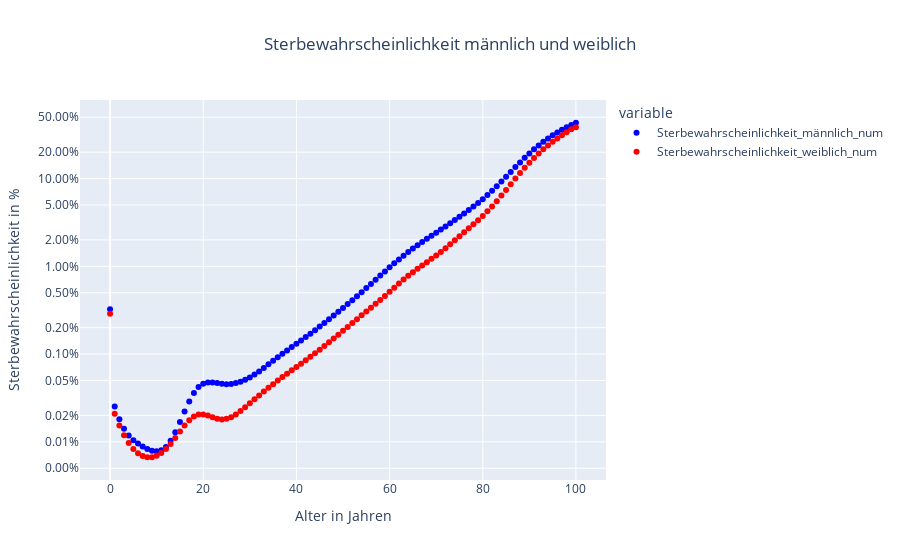

Notebook cell for this chart:
### Markdown cell above
### beide Geschlechter, logarithmische Skala

### Code cell
# Daten der y-Achse mit 100 multiplizieren und als Prozent formatieren
# Numerische Werte für den Plot
df['Sterbewahrscheinlichkeit_männlich_num'] = df['Sterbewahrscheinlichkeit [q(x)] männlich Ziffer']
df['Sterbewahrscheinlichkeit_weiblich_num'] = df['Sterbewahrscheinlichkeit [q(x)] weiblich Ziffer']

# Formatierte Werte für die Anzeige
df['Sterbewahrscheinlichkeit_männlich'] = df['Sterbewahrscheinlichkeit_männlich_num'].map('{:.2f}%'.format)
df['Sterbewahrscheinlichkeit_weiblich'] = df['Sterbewahrscheinlichkeit_weiblich_num'].map('{:.2f}%'.format)

# Plot erstellen
fig = px.scatter(df,
                 x='Alter in Jahren',
                 y=['Sterbewahrscheinlichkeit_männlich_num', 'Sterbewahrscheinlichkeit_weiblich_num'],
                 title='Sterbewahrscheinlichkeit männlich und weiblich',
                 color_discrete_map={'Sterbewahrscheinlichkeit_männlich_num': 'blue', 'Sterbewahrscheinlichkeit_weiblich_num': 'red'},
                 log_y=True  # Hier wird die logarithmische Skala aktiviert
)

fig.update_layout(
    title_x=0.5,
    xaxis_title="Alter in Jahren",
    yaxis_title="Sterbewahrscheinlichkeit in %",
    yaxis_tickformat='.2%'
)

fig.show()

### Figure 1 — Plotly figure (JSON) as saved in the notebook; plotly's stock layout.template omitted (floating-point values rounded to 4 significant figures)
{"data": [{"hovertemplate": "variable=Sterbewahrscheinlichkeit_männlich_num<br>Alter in Jahren=%{x}<br>value=%{y}<extra></extra>", "legendgroup": "Sterbewahrscheinlichkeit_männlich_num", "marker": {"color": "blue", "symbol": "circle"}, "mode": "markers", "name": "Sterbewahrscheinlichkeit_männlich_num", "orientation": "v", "showlegend": true, "type": "scatter", "x": [0, 1, 2, 3, 4, 5, 6, 7, 8, 9, 10, 11, 12, 13, 14, 15, 16, 17, 18, 19, 20, 21, 22, 23, 24, 25, 26, 27, 28, 29, 30, 31, 32, 33, 34, 35, 36, 37, 38, 39, 40, 41, 42, 43, 44, 45, 46, 47, 48, 49, 50, 51, 52, 53, 54, 55, 56, 57, 58, 59, 60, 61, 62, 63, 64, 65, 66, 67, 68, 69, 70, 71, 72, 73, 74, 75, 76, 77, 78, 79, 80, 81, 82, 83, 84, 85, 86, 87, 88, 89, 90, 91, 92, 93, 94, 95, 96, 97, 98, 99, 100], "xaxis": "x", "y": [0.003253, 0.0002535, 0.000181, 0.0001413, 0.0001184, 0.0001045, 9.552e-05, 8.873e-05, 8.303e-05, 7.914e-05, 7.787e-05, 8.018e-05, 8.755e-05, 0.0001027, 0.0001287, 0.0001679, 0.0002219, 0.0002889, 0.0003607, 0.0004209, 0.0004591, 0.0004757, 0.000476, 0.0004674, 0.0004579, 0.0004541, 0.0004573, 0.0004674, 0.0004845, 0.0005091, 0.0005419, 0.0005838, 0.0006349, 0.000695, 0.0007637, 0.00084, 0.0009222, 0.001009, 0.001102, 0.001202, 0.00131, 0.001429, 0.001561, 0.001708, 0.001874, 0.002058, 0.002264, 0.002493, 0.002749, 0.003034, 0.003353, 0.003711, 0.004114, 0.004568, 0.005082, 0.005661, 0.006311, 0.007038, 0.007848, 0.008745, 0.009733, 0.01081, 0.01198, 0.01324, 0.01458, 0.01598, 0.01744, 0.01898, 0.0206, 0.02234, 0.02421, 0.02624, 0.02848, 0.03094, 0.03365, 0.03666, 0.04001, 0.04374, 0.04795, 0.05277, 0.05833, 0.06484, 0.07254, 0.08168, 0.09241, 0.1049, 0.1191, 0.1351, 0.1529, 0.1722, 0.1931, 0.2153, 0.2385, 0.2625, 0.2868, 0.3113, 0.3358, 0.3603, 0.3847, 0.4089, 0.4328], "yaxis": "y"}, {"hovertemplate": "variable=Sterbewahrscheinlichkeit_weiblich_num<br>Alter in Jahren=%{x}<br>value=%{y}<extra></extra>", "legendgroup": "Sterbewahrscheinlichkeit_weiblich_num", "marker": {"color": "red", "symbol": "circle"}, "mode": "markers", "name": "Sterbewahrscheinlichkeit_weiblich_num", "orientation": "v", "showlegend": true, "type": "scatter", "x": [0, 1, 2, 3, 4, 5, 6, 7, 8, 9, 10, 11, 12, 13, 14, 15, 16, 17, 18, 19, 20, 21, 22, 23, 24, 25, 26, 27, 28, 29, 30, 31, 32, 33, 34, 35, 36, 37, 38, 39, 40, 41, 42, 43, 44, 45, 46, 47, 48, 49, 50, 51, 52, 53, 54, 55, 56, 57, 58, 59, 60, 61, 62, 63, 64, 65, 66, 67, 68, 69, 70, 71, 72, 73, 74, 75, 76, 77, 78, 79, 80, 81, 82, 83, 84, 85, 86, 87, 88, 89, 90, 91, 92, 93, 94, 95, 96, 97, 98, 99, 100], "xaxis": "x", "y": [0.00289, 0.0002086, 0.0001535, 0.0001191, 9.721e-05, 8.312e-05, 7.425e-05, 6.907e-05, 6.674e-05, 6.689e-05, 6.944e-05, 7.457e-05, 8.272e-05, 9.465e-05, 0.0001108, 0.0001309, 0.0001535, 0.0001761, 0.0001946, 0.0002044, 0.0002048, 0.0001992, 0.0001911, 0.0001838, 0.0001802, 0.0001827, 0.0001911, 0.000205, 0.000224, 0.0002475, 0.0002748, 0.000305, 0.0003379, 0.0003738, 0.0004125, 0.0004543, 0.0004989, 0.0005465, 0.0005976, 0.0006527, 0.0007126, 0.0007784, 0.0008511, 0.0009319, 0.001022, 0.001123, 0.001235, 0.001362, 0.001504, 0.001664, 0.001842, 0.00204, 0.002259, 0.002501, 0.002766, 0.003057, 0.003381, 0.003741, 0.004146, 0.004605, 0.005126, 0.00571, 0.006356, 0.007058, 0.007806, 0.008588, 0.009397, 0.01025, 0.01116, 0.01217, 0.0133, 0.0146, 0.0161, 0.01783, 0.01978, 0.02197, 0.02442, 0.02711, 0.03013, 0.03357, 0.03759, 0.04237, 0.04819, 0.05532, 0.06396, 0.07425, 0.08632, 0.1002, 0.1158, 0.133, 0.1517, 0.1719, 0.1933, 0.2157, 0.2389, 0.2627, 0.2871, 0.3122, 0.3379, 0.3645, 0.3857], "yaxis": "y"}], "layout": {"legend": {"title": {"text": "variable"}, "tracegroupgap": 0}, "title": {"text": "Sterbewahrscheinlichkeit männlich und weiblich", "x": 0.5}, "xaxis": {"anchor": "y", "domain": [0, 1], "title": {"text": "Alter in Jahren"}}, "yaxis": {"anchor": "x", "domain": [0, 1], "tickformat": ".2%", "title": {"text": "Sterbewahrscheinlichkeit in %"}, "type": "log"}}}
